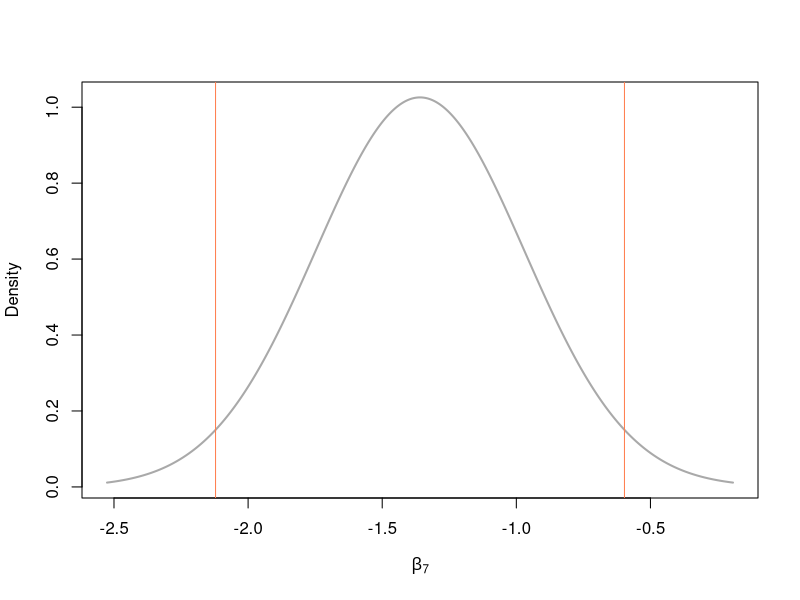
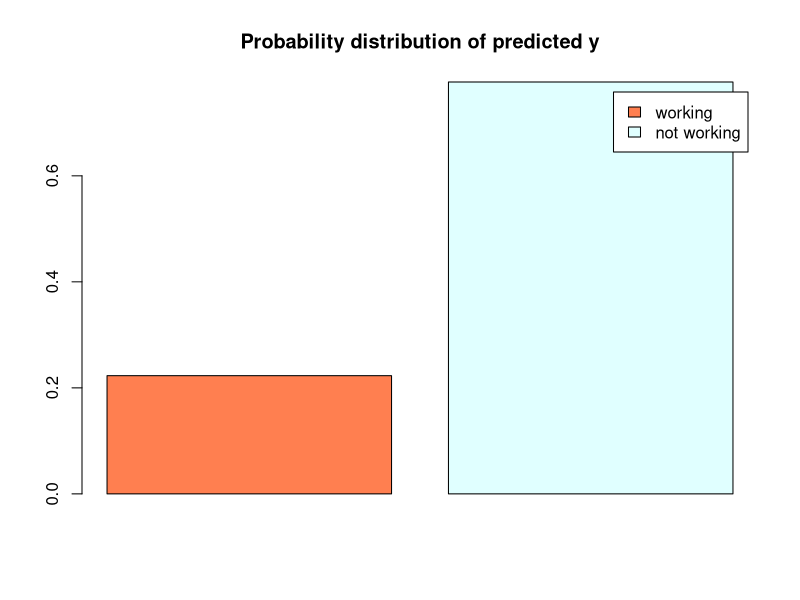

The R source for these figures, in order:
womenData = read.table("WomenWork.txt", header=TRUE)
library(mvtnorm)

######## A ########
# Added a zero in the model formula so that R doesn’t add an extra intercept
# A . in the model formula means to add all other variables in the dataset as features
glmModel <- glm(Work ~ 0 + ., data = womenData, family = binomial)


######## B ########
#You have some error in the way you compute the credible interval. 
#PostDraws is never computed in the code you submitted. 
#Also, note that you can compute the credible interval based 
#on your normal approximation of the posterior analytically.

# Param setup
tau <- 10
nParams <- 8
mu <- as.vector(rep(0, nParams))
X <- as.matrix(womenData[,2:9])
y <- as.matrix(womenData[,1])
initVal <- as.vector(rep(0,nParams))
sigma <-  tau^2 * diag(nParams)
initBetas <- rep(0,nParams)


# Calculate the Log Posterior Logistic
logPost <- function(beta,y,X,mu,Sigma) {
  
  # Calculate predictions by multiplying data with betas
  pred <- X%*%beta
  
  # Log likelihood function, derived by taking the log of the likelihood function prod(e^pred*y/(1+e^pred))
  logLik <- sum(y * pred - log(1 + exp(pred)))
  
  # calculate log likelihood prior
  logPrior <- dmvnorm(beta, matrix(0,nParams,1), Sigma, log=TRUE);
  
  return (logPrior + logLik)
}

OptimResults<-optim(initBetas,logPost,gr=NULL,y,X,mu,sigma,method=c("BFGS"),control=list(fnscale=-1),hessian=TRUE)

#compute hessian etc as in lecture 6 slide 4
postCov <- -solve(OptimResults$hessian)
st_div <- sqrt(diag(postCov))
betaMode <- OptimResults$par
nSmallChild <- betaMode[7]
postDist <- dnorm(x = seq(0,10,0.01), mean = betaMode[7], sd = st_div[7])

#get the posterior distribution of NSmallChild
vec <- seq(0,10, 0.01)
postDraws = rmvnorm(1000, mean = betaMode, postCov)
int = qnorm(c(0.025, 0.975), betaMode[7], st_div[7])
#compute a grid of beta_values around the posterior mode
beta_grid = seq(betaMode[7] - 3*st_div[7], betaMode[7] + 3 * st_div[7], length=1000)
#compute the density for each beta-value
dn = dnorm(x=beta_grid, mean=betaMode[7], st_div[7])
#plot the parameter for NSmall child
plot(beta_grid, dn, 
     type='l', 
     col='darkgrey', 
     lwd='2', 
     xlab=expression(beta[7]), 
     ylab='Density')
abline(v=int[1], col='coral')
abline(v=int[2], col='coral')

########## C ###########

# Good! Note that you were also asked to plot the 
# predictive distribution, but your computed probability
# p is a sufficient summary of the predictive distribution.

y <- c(constant = 1, 
       husbandInc = 10,
       educYears = 8, 
       expYears = 10,
       expYears2 = 1,
       age = 40, 
       nSmallChild = 1,
       nBigChild = 1)

n_draws <- 1000

predDist <- function(n, beta, sigma, y) {
  y_draws = c()
  for (i in 1:n) {
    #beta draw
    betaDraw = as.vector(rmvnorm(1, mean = beta, sigma = sigma))
    #probability
    p <- exp(y%*%betaDraw)/(1+exp(y%*%betaDraw))
    #prediction of y
    y_draw = rbinom(1, 1, p)
    y_draws = c(y_draws, y_draw)
  }
  return (y_draws)
}

draws = predDist(n_draws, betaMode, postCov, y)
workProb <- sum(draws == 1)
p <- workProb/n_draws

barplot(height = c(p, 1-p), 
        col = c('coral', 'lightcyan'),
        legend =c('working', 'not working'), 
        main = 'Probability distribution of predicted y')
